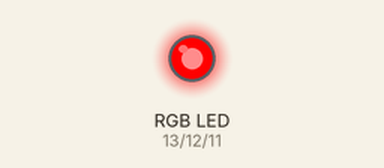
Recording of a sketch running on a simulated Arduino Uno, built with avr-gcc and run on an emulated ATmega328P. On the bench: an RGB LED mixed from three pins (HIGH = lit).

Above: at 0.5 s.
At 2.5 s:
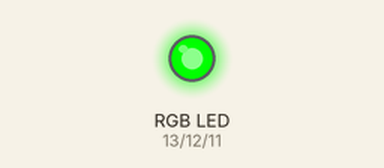
At 4.5 s:
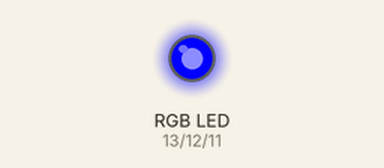
At 5.5 s:
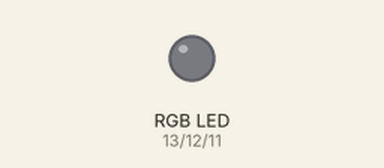
Timing chart, 0 to 7.8 s (numbered marks = the images above):
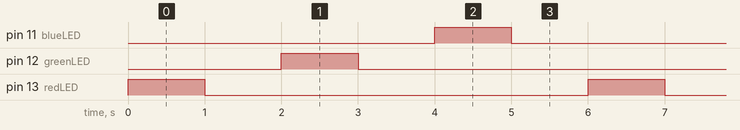

The sketch:

rgb_led.ino
```cpp
// Arduino RGB LED Controller
// Cycles three LEDs (Red, Green, Blue) using digital output pins

// Pin definitions
int redLED = 13;
int greenLED = 12;
int blueLED = 11;

void setup() {
    // Set LED pins as outputs
    pinMode(redLED, OUTPUT);
    pinMode(greenLED, OUTPUT);
    pinMode(blueLED, OUTPUT);
}

void loop() {
    // --- RED LED ---
    digitalWrite(redLED, HIGH);
    delay(1000);
    digitalWrite(redLED, LOW);
    delay(1000);

    // --- GREEN LED ---
    digitalWrite(greenLED, HIGH);
    delay(1000);
    digitalWrite(greenLED, LOW);
    delay(1000);

    // --- BLUE LED ---
    digitalWrite(blueLED, HIGH);
    delay(1000);
    digitalWrite(blueLED, LOW);
    delay(1000);
}
```

Measured:
- by itself, pin 11 (blueLED), pin 12 (greenLED), pin 13 (redLED): alternates HIGH for 1.0 s and LOW for 5.0 s
- by itself, everything shown: repeats every 6.0 s, in 6 steps
